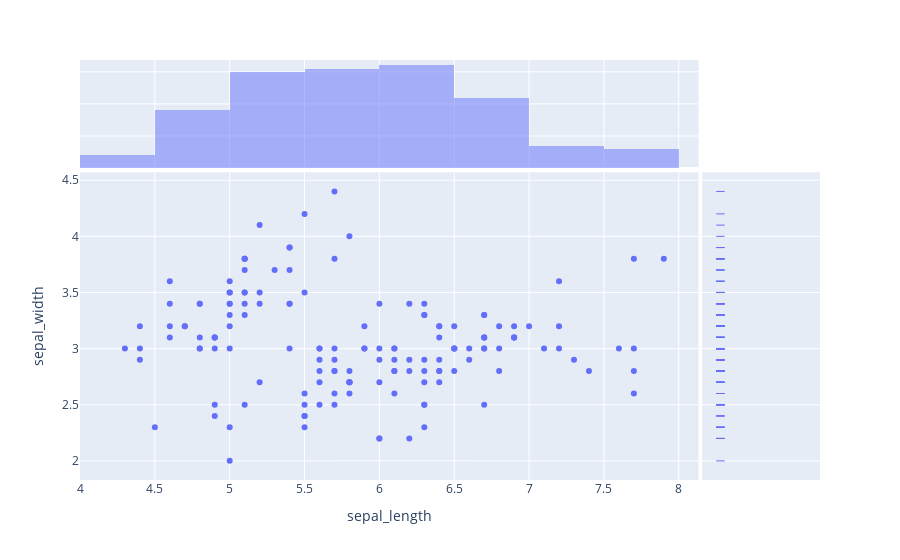

Write notebook code for a chart like this one.
### Code cell
df = px.data.iris()
fig = px.scatter(df, x="sepal_length", y="sepal_width", marginal_x="histogram", marginal_y="rug")
fig.show()

### Figure 1 — Plotly figure (JSON) as saved in the notebook; plotly's stock layout.template omitted (floating-point values rounded to 4 significant figures; data arrays with more than 128 entries replaced by an {"elided": "..."} marker saying what was removed)
{"data": [{"hovertemplate": "sepal_length=%{x}<br>sepal_width=%{y}<extra></extra>", "legendgroup": "", "marker": {"color": "#636efa", "symbol": "circle"}, "mode": "markers", "name": "", "orientation": "v", "showlegend": false, "type": "scatter", "x": {"elided": "150 float values"}, "xaxis": "x", "y": {"elided": "150 float values"}, "yaxis": "y"}, {"alignmentgroup": "True", "bingroup": "x", "hovertemplate": "sepal_length=%{x}<br>count=%{y}<extra></extra>", "legendgroup": "", "marker": {"color": "#636efa"}, "name": "", "offsetgroup": "", "opacity": 0.5, "showlegend": false, "type": "histogram", "x": {"elided": "150 float values"}, "xaxis": "x3", "yaxis": "y3"}, {"alignmentgroup": "True", "boxpoints": "all", "fillcolor": "rgba(255,255,255,0)", "hoveron": "points", "hovertemplate": "sepal_width=%{y}<extra></extra>", "jitter": 0, "legendgroup": "", "line": {"color": "rgba(255,255,255,0)"}, "marker": {"color": "#636efa", "symbol": "line-ew-open"}, "name": "", "offsetgroup": "", "showlegend": false, "type": "box", "xaxis": "x2", "y": {"elided": "150 float values"}, "yaxis": "y2"}], "layout": {"barmode": "overlay", "legend": {"tracegroupgap": 0}, "margin": {"t": 60}, "xaxis": {"anchor": "y", "domain": [0, 0.8358], "title": {"text": "sepal_length"}}, "xaxis2": {"anchor": "y2", "domain": [0.8408, 1], "matches": "x2", "showgrid": false, "showline": false, "showticklabels": false, "ticks": ""}, "xaxis3": {"anchor": "y3", "domain": [0, 0.8358], "matches": "x", "showgrid": true, "showticklabels": false}, "xaxis4": {"anchor": "y4", "domain": [0.8408, 1], "matches": "x2", "showgrid": false, "showline": false, "showticklabels": false, "ticks": ""}, "yaxis": {"anchor": "x", "domain": [0, 0.7326], "title": {"text": "sepal_width"}}, "yaxis2": {"anchor": "x2", "domain": [0, 0.7326], "matches": "y", "showgrid": true, "showticklabels": false}, "yaxis3": {"anchor": "x3", "domain": [0.7426, 1], "matches": "y3", "showgrid": true, "showline": false, "showticklabels": false, "ticks": ""}, "yaxis4": {"anchor": "x4", "domain": [0.7426, 1], "matches": "y3", "showgrid": true, "showline": false, "showticklabels": false, "ticks": ""}}}
